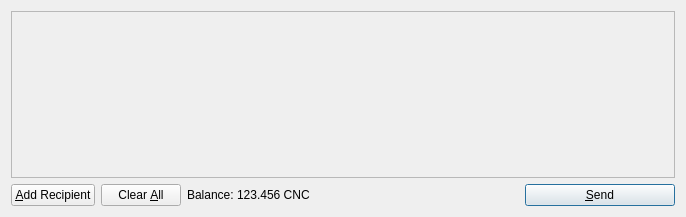
<?xml version="1.0" encoding="UTF-8"?>
<ui version="4.0">
 <class>SendCoinsDialog</class>
 <widget class="QDialog" name="SendCoinsDialog">
  <property name="geometry">
   <rect>
    <x>0</x>
    <y>0</y>
    <width>686</width>
    <height>217</height>
   </rect>
  </property>
  <property name="windowTitle">
   <string>Send Coins</string>
  </property>
  <layout class="QVBoxLayout" name="verticalLayout">
   <item>
    <widget class="QScrollArea" name="scrollArea">
     <property name="widgetResizable">
      <bool>true</bool>
     </property>
     <widget class="QWidget" name="scrollAreaWidgetContents">
      <property name="geometry">
       <rect>
        <x>0</x>
        <y>0</y>
        <width>666</width>
        <height>165</height>
       </rect>
      </property>
      <layout class="QVBoxLayout" name="verticalLayout_2">
       <property name="margin">
        <number>0</number>
       </property>
       <item>
        <layout class="QVBoxLayout" name="entries">
         <property name="spacing">
          <number>6</number>
         </property>
        </layout>
       </item>
       <item>
        <spacer name="verticalSpacer">
         <property name="orientation">
          <enum>Qt::Vertical</enum>
         </property>
         <property name="sizeHint" stdset="0">
          <size>
           <width>20</width>
           <height>40</height>
          </size>
         </property>
        </spacer>
       </item>
      </layout>
     </widget>
    </widget>
   </item>
   <item>
    <layout class="QHBoxLayout" name="horizontalLayout">
     <item>
      <widget class="QPushButton" name="addButton">
       <property name="toolTip">
        <string>Send to multiple recipients at once</string>
       </property>
       <property name="text">
        <string>&amp;Add Recipient</string>
       </property>
       <property name="icon">
        <iconset resource="../bitcoin.qrc">
         <normaloff>:/icons/add</normaloff>:/icons/add</iconset>
       </property>
       <property name="autoDefault">
        <bool>false</bool>
       </property>
      </widget>
     </item>
     <item>
      <widget class="QPushButton" name="clearButton">
       <property name="sizePolicy">
        <sizepolicy hsizetype="Minimum" vsizetype="Fixed">
         <horstretch>0</horstretch>
         <verstretch>0</verstretch>
        </sizepolicy>
       </property>
       <property name="toolTip">
        <string>Remove all transaction fields</string>
       </property>
       <property name="text">
        <string>Clear &amp;All</string>
       </property>
       <property name="icon">
        <iconset resource="../bitcoin.qrc">
         <normaloff>:/icons/remove</normaloff>:/icons/remove</iconset>
       </property>
       <property name="autoRepeatDelay">
        <number>300</number>
       </property>
       <property name="autoDefault">
        <bool>false</bool>
       </property>
      </widget>
     </item>
     <item>
      <layout class="QHBoxLayout" name="horizontalLayout_2">
       <property name="spacing">
        <number>3</number>
       </property>
       <item>
        <widget class="QLabel" name="label">
         <property name="text">
          <string>Balance:</string>
         </property>
        </widget>
       </item>
       <item>
        <widget class="QLabel" name="labelBalance">
         <property name="cursor">
          <cursorShape>IBeamCursor</cursorShape>
         </property>
         <property name="text">
          <string>123.456 CNC</string>
         </property>
         <property name="textInteractionFlags">
          <set>Qt::LinksAccessibleByMouse|Qt::TextSelectableByKeyboard|Qt::TextSelectableByMouse</set>
         </property>
        </widget>
       </item>
      </layout>
     </item>
     <item>
      <spacer name="horizontalSpacer">
       <property name="orientation">
        <enum>Qt::Horizontal</enum>
       </property>
       <property name="sizeHint" stdset="0">
        <size>
         <width>40</width>
         <height>20</height>
        </size>
       </property>
      </spacer>
     </item>
     <item>
      <widget class="QPushButton" name="sendButton">
       <property name="minimumSize">
        <size>
         <width>150</width>
         <height>0</height>
        </size>
       </property>
       <property name="toolTip">
        <string>Confirm the send action</string>
       </property>
       <property name="text">
        <string>&amp;Send</string>
       </property>
       <property name="icon">
        <iconset resource="../bitcoin.qrc">
         <normaloff>:/icons/send</normaloff>:/icons/send</iconset>
       </property>
       <property name="default">
        <bool>true</bool>
       </property>
      </widget>
     </item>
    </layout>
   </item>
  </layout>
 </widget>
 <resources>
  <include location="../bitcoin.qrc"/>
 </resources>
 <connections/>
</ui>
